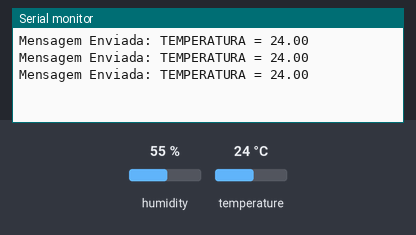
The sketch below on a simulated Arduino Uno, built with avr-gcc and run on an emulated ATmega328P. On the bench: the last lines printed to the serial monitor. The inputs (shaded band) are chosen by the test bench; at power-on: temperature 24 °C, humidity 55 %. No radio packets arrive unless stated.

Above: at 2.8 s.
2.9 s: temperature set to 12 °C
At 5.5 s:
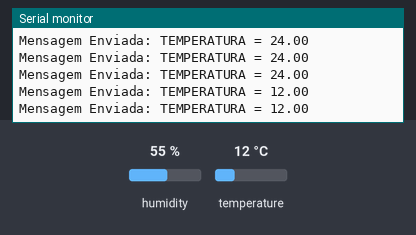
5.6 s: temperature set to 19 °C
At 6.9 s:
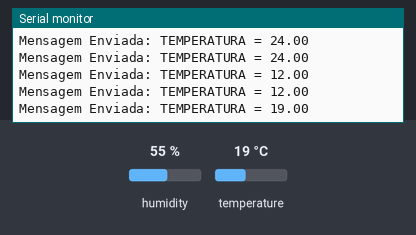
Timing chart, 0 to 8.6 s (numbered marks = the images above; inputs shaded):
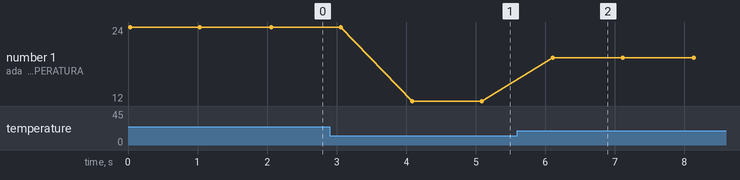

Measured:
- after the input at 2.9 s, the serial monitor: prints a new line after 1.2 s (image 1)
- after the input at 5.6 s, the serial monitor: prints a new line after 0.51 s (image 2)
- plotted number 1: 24 → 12 after the input at 2.9 s, 12 → 19 after the input at 5.6 s

The sketch:

TransmissorTemperatura.ino
```cpp
#include <SPI.h>
#include <nRF24L01.h>
#include <RF24.h>
#include <DHT.h>

#define DHT11PIN 2
#define DHTTYPE DHT11

DHT dht(DHT11PIN, DHTTYPE);

RF24 radio(7, 8); // CE, CSN pins
const byte address[6] = "00001";

void setup() {
    Serial.begin(9600);
    radio.begin();
    radio.openWritingPipe(address);
    radio.setPALevel(RF24_PA_MIN);
    radio.stopListening();

    dht.begin();
}

void loop() {
    float temp = dht.readTemperature(); // Lê a temperatura do sensor DHT11
    if (isnan(temp)) {
        Serial.println("Falha na leitura do DHT11!");
        return;
    }

    char tempStr[10];
    dtostrf(temp, 4, 2, tempStr); // Converte a temperatura em double para uma string
    radio.write(&tempStr, sizeof(tempStr));

    Serial.print("Mensagem Enviada: TEMPERATURA = ");
    Serial.println(tempStr);
    delay(1000);
}
```
